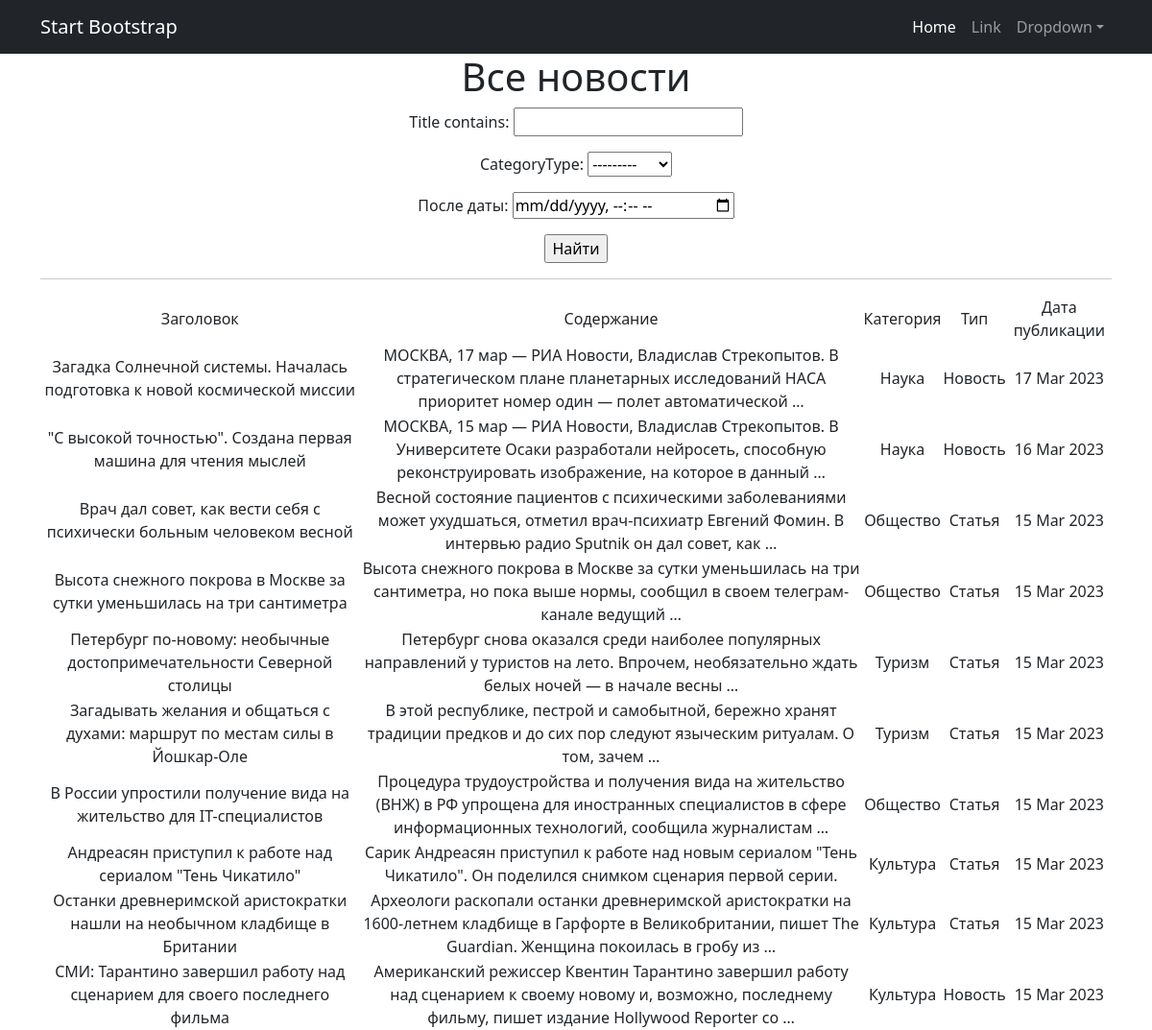
The app's page /news/search/ with its own data.
### news/models.py (models this page shows, shortened)
class Post(models.Model):
    NEWS = 'Новость'
    ARTICLE = 'Статья'
    CATEGORY_CHOICES = (
        (NEWS, 'Новость'),
        (ARTICLE, 'Статья')
    )
    categoryType = models.CharField(max_length=10, choices=CATEGORY_CHOICES, default=NEWS)
    dateCreation = models.DateTimeField(auto_now_add=True)
    title = models.CharField(max_length=128)
    text = models.TextField()
    category = models.ForeignKey(to='Category', on_delete=models.CASCADE, related_name='posts')

class Category(models.Model):
    name = models.CharField(max_length=100, unique=True)

### news/views.py (the view)
# urls.py: path('search/', SearchList.as_view(), name='post_list'),
class SearchList(ListView):
    model = Post
    ordering = '-dateCreation'
    template_name = 'search.html'
    context_object_name = 'posts'
    paginate_by = 10
    def get_queryset(self):
        queryset = super().get_queryset()
        self.filterset = PostFilter(self.request.GET, queryset)
        return self.filterset.qs
    def get_context_data(self, **kwargs):
        context = super().get_context_data(**kwargs)
        context['filterset'] = self.filterset
        return context

### news/templatetags/custom_filters.py (called while the page is built)
@register.filter()
def censor(text):
    bad_words = ['сфинкса', 'китай']
    if type(text) == str:
        for word in text.split():
            if word.lower() in bad_words:
                text = text.replace(word, f"{word[0]}{'*' * (len(word) - 1)}")
    else:
        raise ValueError('Входные данные не являются строкой!')
    return text

### templates/search.html (shortened to what this page needs)
{% extends 'flatpages/default.html' %}
{% load custom_filters %}
{% load custom_tags %}
{% block content %}
   <h1>Все новости </h1>
   <form action="" method="get">
       {{ filterset.form.as_p }}
       <input type="submit" value="Найти" />
   </form>
   <hr>
   {% if posts %}
       <table>
           <tr>
               <td>Заголовок</td>
               <td>Содержание</td>
               <td>Категория</td>
               <td>Тип</td>
               <td>Дата публикации</td>
           </tr>
           {% for post in posts %}
           <tr>
               <td>{{ post.title|censor }}</td>
               <td>{{ post.text|truncatewords:20|censor }}</td>
               <td>{{ post.category.name }}</td>
               <td>{{ post.categoryType }}</td>
               <td>{{ post.dateCreation|date:'d M Y' }}</td>
           </tr>
           {% endfor %}
       </table>
   {% else %}
       <h2>Новостей нет!</h2>!
   {% endif %}
{% endblock content %}

### records on screen
Post: title|censor "Загадка Солнечной системы. Началась подготовка к новой космической миссии", text|censor "МОСКВА, 17 мар — РИА Новости, Владислав Стрекопытов. В стратегическом плане планетарных исследований НАСА приоритет номер один — полет автоматической …", category.name "Наука", categoryType "Новость", dateCreation "17 Mar 2023"
Post: title|censor "\"С высокой точностью\". Создана первая машина для чтения мыслей", text|censor "МОСКВА, 15 мар — РИА Новости, Владислав Стрекопытов. В Университете Осаки разработали нейросеть, способную реконструировать изображение, на которое в данный …", category.name "Наука", categoryType "Новость", dateCreation "16 Mar 2023"
Post: title|censor "Врач дал совет, как вести себя с психически больным человеком весной", text|censor "Весной состояние пациентов с психическими заболеваниями может ухудшаться, отметил врач-психиатр Евгений Фомин. В интервью радио Sputnik он дал совет, как …", category.name "Общество", categoryType "Статья", dateCreation "15 Mar 2023"
Post: title|censor "Высота снежного покрова в Москве за сутки уменьшилась на три сантиметра", text|censor "Высота снежного покрова в Москве за сутки уменьшилась на три сантиметра, но пока выше нормы, сообщил в своем телеграм-канале ведущий …", category.name "Общество", categoryType "Статья", dateCreation "15 Mar 2023"
Post: title|censor "Петербург по-новому: необычные достопримечательности Северной столицы", text|censor "Петербург снова оказался среди наиболее популярных направлений у туристов на лето. Впрочем, необязательно ждать белых ночей — в начале весны …", category.name "Туризм", categoryType "Статья", dateCreation "15 Mar 2023"
Post: title|censor "Загадывать желания и общаться с духами: маршрут по местам силы в Йошкар-Оле", text|censor "В этой республике, пестрой и самобытной, бережно хранят традиции предков и до сих пор следуют языческим ритуалам. О том, зачем …", category.name "Туризм", categoryType "Статья", dateCreation "15 Mar 2023"
Post: title|censor "В России упростили получение вида на жительство для IT-специалистов", text|censor "Процедура трудоустройства и получения вида на жительство (ВНЖ) в РФ упрощена для иностранных специалистов в сфере информационных технологий, сообщила журналистам …", category.name "Общество", categoryType "Статья", dateCreation "15 Mar 2023"
Post: title|censor "Андреасян приступил к работе над сериалом \"Тень Чикатило\"", text|censor "Сарик Андреасян приступил к работе над новым сериалом \"Тень Чикатило\". Он поделился снимком сценария первой серии.", category.name "Культура", categoryType "Статья", dateCreation "15 Mar 2023"
Post: title|censor "Останки древнеримской аристократки нашли на необычном кладбище в Британии", text|censor "Археологи раскопали останки древнеримской аристократки на 1600-летнем кладбище в Гарфорте в Великобритании, пишет The Guardian. Женщина покоилась в гробу из …", category.name "Культура", categoryType "Статья", dateCreation "15 Mar 2023"
Post: title|censor "СМИ: Тарантино завершил работу над сценарием для своего последнего фильма", text|censor "Американский режиссер Квентин Тарантино завершил работу над сценарием к своему новому и, возможно, последнему фильму, пишет издание Hollywood Reporter со …", category.name "Культура", categoryType "Новость", dateCreation "15 Mar 2023"
